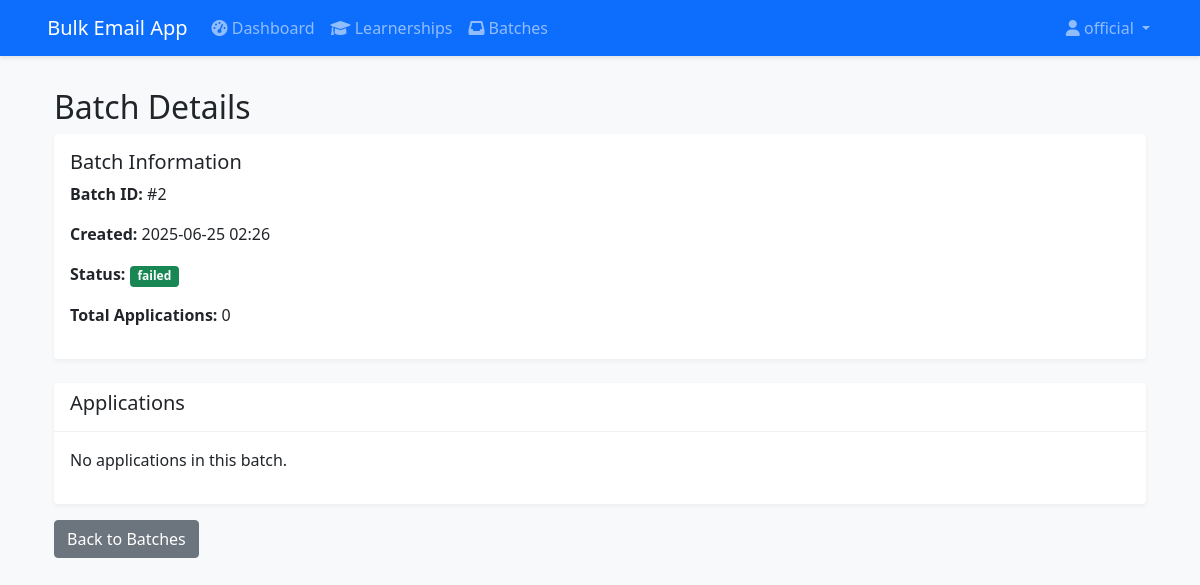
Page /batch/2 (signed in) on the committed database.
### app/models/user.py (models this page shows, shortened)
class User(UserMixin, db.Model):
    __tablename__ = 'users'
    id = db.Column(db.Integer, primary_key=True)
    email = db.Column(db.String(120), unique=True, nullable=False, index=True)
    name = db.Column(db.String(120), nullable=False)
    google_id = db.Column(db.String(120), unique=True, nullable=False, index=True)
    is_admin = db.Column(db.Boolean, default=False)
    is_active = db.Column(db.Boolean, default=True)
    phone = db.Column(db.String(20))
    resume_file = db.Column(db.String(255))
    cover_letter_template = db.Column(db.Text)
    profile_picture = db.Column(db.String(255))
    preferences = db.Column(db.JSON, default=lambda: {})
    created_at = db.Column(db.DateTime, default=datetime.utcnow, nullable=False)
    updated_at = db.Column(db.DateTime, onupdate=datetime.utcnow)
    last_login = db.Column(db.DateTime)
    total_applications = db.Column(db.Integer, default=0)
    successful_applications = db.Column(db.Integer, default=0)
    email_batches = db.relationship(
        'EmailBatch',
        back_populates='user',
        lazy='dynamic',
        foreign_keys='EmailBatch.user_id'  # Explicitly specify which foreign key to use
    )
    approved_batches = db.relationship(
        'EmailBatch',
        back_populates='approver',
        lazy='dynamic',
        foreign_keys='EmailBatch.approved_by'  # Explicitly specify the foreign key
    )

### app/models/batch.py (models this page shows, shortened)
class EmailBatch(db.Model):
    __tablename__ = 'email_batches'
    id = db.Column(db.Integer, primary_key=True)
    user_id = db.Column(db.Integer, db.ForeignKey('users.id'), nullable=False)
    status = db.Column(db.String(20), default='pending')
    created_at = db.Column(db.DateTime, default=datetime.utcnow)
    approved_by = db.Column(db.Integer, db.ForeignKey('users.id'))
    approved_at = db.Column(db.DateTime)
    user = db.relationship(
        'User',
        back_populates='email_batches',
        foreign_keys=[user_id]
    )
    approver = db.relationship(
        'User',
        back_populates='approved_batches',
        foreign_keys=[approved_by]
    )
    applications = db.relationship('BatchApplication', backref='batch', lazy='dynamic')

### app/routes/batch.py (the view, shortened to what this page needs)
@batch_bp.route('/batch/<int:batch_id>')
@login_required
def batch_detail(batch_id):
    batch = EmailBatch.query.get_or_404(batch_id)
    if batch.user_id != current_user.id and not current_user.is_admin:
        flash('Access denied.', 'danger')
        return redirect(url_for('main.dashboard'))
    from app.routes.learnership import load_learnerships
    data = load_learnerships()
    all_learnerships = data.get('learnerships', [])
    applications = []
    for app in batch.applications:
        learnership_data = next((l for l in all_learnerships if l.get('id') == app.learnership_id), None)
    return render_template('batch/detail.html',
                         batch=batch,
                         applications=applications)

### app/routes/learnership.py (called while the page is built, shortened)
def load_learnerships():
    json_path = os.path.join(current_app.root_path, 'data', 'learnerships.json')
    os.makedirs(os.path.dirname(json_path), exist_ok=True)
    try:
        with open(json_path, 'r', encoding='utf-8') as f:
            data = json.load(f)
            return data
    except Exception as e:
        print(f"Error loading JSON: {str(e)}")
        return {"categories": [], "learnerships": []}

### app/templates/batch/detail.html (shortened to what this page needs)
{% extends "base.html" %}
{% block content %}
<div class="container mt-4">
    <h2>Batch Details</h2>
    <div class="card mb-4">
        <div class="card-body">
            <h5>Batch Information</h5>
            <p><strong>Batch ID:</strong> #{{ batch.id }}</p>
            <p><strong>Created:</strong> {{ batch.created_at.strftime('%Y-%m-%d %H:%M') if batch.created_at else 'Unknown' }}</p>
            <p><strong>Status:</strong>
                <span class="badge bg-{{ 'warning' if batch.status == 'pending' else 'success' }}">
                    {{ batch.status }}
                </span>
            </p>
            <p><strong>Total Applications:</strong> {{ applications|length }}</p>
        </div>
    </div>
    <div class="card">
        <div class="card-header">
            <h5>Applications</h5>
        </div>
        <div class="card-body">
            {% if applications %}
                <table class="table">
                    <thead>
                        <tr>
                            <th>Learnership ID</th>
                            <th>Status</th>
                            <th>Sent At</th>
                        </tr>
                    </thead>
                    <tbody>
                        {% for app in applications %}
                        <tr>
                            <td>{{ app.learnership_id }}</td>
                            <td>
                                <span class="badge bg-{{ 'success' if app.status == 'sent' else 'warning' }}">
                                    {{ app.status }}
                                </span>
                            </td>
                            <td>{{ app.sent_at.strftime('%Y-%m-%d %H:%M') if app.sent_at else '-' }}</td>
                        </tr>
                        {% endfor %}
                    </tbody>
                </table>
                {% if batch.status == 'pending' %}
                <button class="btn btn-success" onclick="sendAllEmails()">
                    <i class="fas fa-paper-plane"></i> Send All Emails
                </button>
                {% endif %}
            {% else %}
                <p>No applications in this batch.</p>
            {% endif %}
        </div>
    </div>
    <div class="mt-3">
        <a href="{{ url_for('batch.list_batches') }}" class="btn btn-secondary">Back to Batches</a>
    </div>
</div>
{% endblock %}

### app/templates/base.html (shortened to what this page needs)
<!DOCTYPE html>
<html>
<head>
    <link href="https://cdn.jsdelivr.net/npm/bootstrap@5.1.3/dist/css/bootstrap.min.css" rel="stylesheet">
    <link rel="stylesheet" href="{{ url_for('static', filename='css/style.css') }}">
     <link href="https://cdn.jsdelivr.net/npm/bootstrap@5.1.3/dist/css/bootstrap.min.css" rel="stylesheet">
    <link rel="stylesheet" href="https://cdnjs.cloudflare.com/ajax/libs/font-awesome/6.0.0/css/all.min.css">
    <link rel="stylesheet" href="{{ url_for('static', filename='css/style.css') }}">
</head>
<body>
<nav class="navbar navbar-expand-lg navbar-dark bg-primary">
    <div class="container">
        <a class="navbar-brand" href="{{ url_for('main.dashboard') if current_user.is_authenticated else url_for('auth.login') }}">
             Bulk Email App
        </a>
        {% if current_user.is_authenticated %}
        <div class="collapse navbar-collapse" id="navbarNav">
            <ul class="navbar-nav me-auto">
                <li class="nav-item">
                    <a class="nav-link" href="{{ url_for('main.dashboard') }}">
                        <i class="fas fa-tachometer-alt"></i> Dashboard
                    </a>
                </li>
                <li class="nav-item">
                    <a class="nav-link" href="/learnerships">
                        <i class="fas fa-graduation-cap"></i> Learnerships
                    </a>
                </li>
                <li class="nav-item">
                    <a class="nav-link" href="/batches">
                        <i class="fas fa-inbox"></i> Batches
                    </a>
                </li>
            </ul>
            <ul class="navbar-nav">
                <li class="nav-item dropdown">
                    <a class="nav-link dropdown-toggle" href="#" role="button" data-bs-toggle="dropdown">
                        <i class="fas fa-user"></i> {{ current_user.name }}
                    </a>
                </li>
            </ul>
        </div>
        {% endif %}
    </div>
</nav>
    <div class="container mt-4">
        {% block content %}{% endblock %}
    </div>
</body>
</html>

### app/static/css/style.css (style rules this page uses)
body { background-color: #f8f9fa; }
.navbar { margin-bottom: 2rem; box-shadow: 0 2px 4px rgba(0,0,0,0.1); }
.card { box-shadow: 0 2px 4px rgba(0,0,0,0.05); border: none; margin-bottom: 1rem; }
.card-header { background-color: #fff; border-bottom: 1px solid rgba(0,0,0,0.05); }

### rows in the picture
User: name "official"
EmailBatch: id "2", created_at "2025-06-25 02:26", status "failed"

### other values in the picture
{{ applications|length }} "0"
